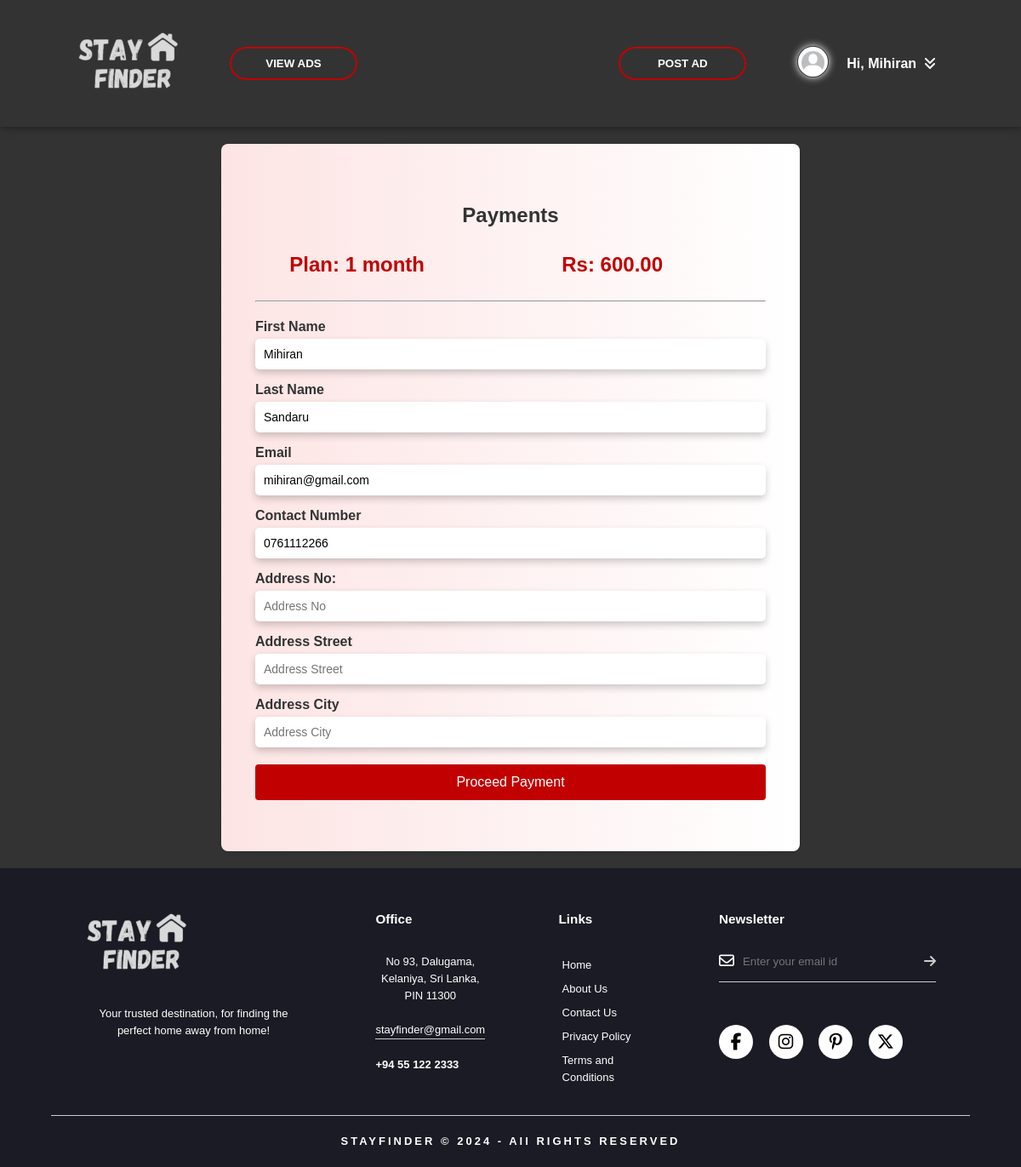
Page /payment/payment.php?plan_id=1 (signed in) on the committed database.
### tables this page shows
CREATE TABLE `user` (
  `user_id` int(11) NOT NULL,
  `first_name` varchar(50) NOT NULL,
  `last_name` varchar(50) NOT NULL,
  `email` varchar(100) NOT NULL,
  `password` varchar(255) NOT NULL,
  `contact_no` varchar(15) NOT NULL,
  `user_type` enum('seeker','advertiser') NOT NULL,
  `profile_pic` varchar(255) DEFAULT NULL
);

CREATE TABLE `subscription_plans` (
  `plan_id` int(11) NOT NULL,
  `plan_type` varchar(100) NOT NULL,
  `plan_price` decimal(10,2) NOT NULL
);

### payment/payment.php (the view, shortened to what this page needs)
<?php
include_once "../dbconnect.php";
$success = false;
if (isset($_GET['plan_id']) && !empty($_GET['plan_id'])) {
    $plan_id = (int)$_GET['plan_id'];
    $stmt = mysqli_prepare($connect, "SELECT * FROM subscription_plans WHERE plan_id = ? LIMIT 1");
    mysqli_stmt_bind_param($stmt, 'i', $plan_id);
    mysqli_stmt_execute($stmt);
    $result = mysqli_stmt_get_result($stmt);
    if ($result && mysqli_num_rows($result) > 0) {
        $row = mysqli_fetch_assoc($result);
        $price = $row['plan_price'];
        $plane_name = $row['plan_type'];
    }
}
$user_id = (int)$_SESSION['user_id'];
$stmt = mysqli_prepare($connect, "SELECT * FROM user WHERE user_id = ? LIMIT 1");
mysqli_stmt_bind_param($stmt, 'i', $user_id);
mysqli_stmt_execute($stmt);
$user_result = mysqli_stmt_get_result($stmt);
if ($user_result && mysqli_num_rows($user_result) > 0) {
    $user_data = mysqli_fetch_assoc($user_result);
    $first_Name = $user_data['first_name'];
    $last_Name = $user_data['last_name'];
    $email = $user_data['email'];
    $contactNumber = $user_data['contact_no'];
}
?>
<!DOCTYPE html>
<html lang="en">
<head>
    <link rel="stylesheet" href="payment-styles/payment.css">
    <link rel="stylesheet" href="../advertiser/advertiser-style/header.css">
    <link rel="stylesheet" href="../main-css/footer.css">
    <link rel="stylesheet" href="../main-css/popup-message.css">
</head>
<body>
<?php include "header.php"; ?>
<div class="container-log">
    <?php if ($success): ?>
        <?php header("location:../advertiser/dashboard.php "); ?>
    <?php else: ?>
    <h1 class="form-title">Payments</h1>
    <form action="gateway_api.php" method="post">
        <?php if (isset($_GET['plan_id']) && !empty($_GET['plan_id'])): ?>
            <div class="payment-details">
                <label class="label-2">Plan: <?php echo $plane_name; ?></label><br><br>
                <label class="label-2">Rs: <?php echo $price; ?></label><br><br>
            </div>
            <hr>
            <div class="input-group">
                <label class="label" for="firstname">First Name</label>
                <input class="user-input" type="text" name="first_name" id="first_name" placeholder="First Name" value="<?php echo $first_Name; ?>" required>
            </div>
            <div class="input-group">
                <label class="label" for="lastname">Last Name</label>
                <input class="user-input" type="text" name="last_name" id="last_name" placeholder="Last Name" value="<?php echo $last_Name; ?>" required>
            </div>
            <div class="input-group">
                <label class="label" for="email">Email</label>
                <input class="user-input" type="email" name="email" id="email" placeholder="Email" value="<?php echo $email; ?>" required>
            </div>
            <div class="input-group">
                <label class="label" for="contact_no">Contact Number</label>
                <input class="user-input" type="tel" name="mobile" id="contact" placeholder="Contact Number" value="<?php echo $contactNumber; ?>" required>
            </div>
            <div class="input-group">
                <label class="label" for="address">Address No:</label>
                <input class="user-input" type="text" name="address" placeholder="Address No" required>
            </div>
            <div class="input-group">
                <label class="label" for="address_street">Address Street</label>
                <input class="user-input" type="text" name="address_street" placeholder="Address Street" required>
            </div>
            <div class="input-group">
                <label class="label" for="city">Address City</label>
                <input class="user-input" type="text" name="city" placeholder="Address City" required>
            </div>
            <input type="submit" class="btn" value="Proceed Payment">
        <?php endif; ?>
    </form>
    <?php endif; ?>
</div>
<?php include "footer.php"; ?>
</body>
</html>

### payment/header.php (shortened to what this page needs)
<?php
if (isset($_SESSION['user_id'])) {
    $userID = $_SESSION['user_id'];
    $query = "SELECT first_name, profile_pic FROM user WHERE user_id = '$userID'";
    $result = mysqli_query($connect, $query);
    if ($result && mysqli_num_rows($result) > 0) {
        $row = mysqli_fetch_assoc($result);
        $firstName = $row['first_name'];
        $profilePic = $row['profile_pic'];
        if (empty($profilePic) || !file_exists("../uploads/profile-pic/" . $profilePic)) {
            $profilePic = "default_pro_pic.jpg";
        }
        }
}
?>
<header>
    <div class="navbar">
        <div class="logo-nav">
            <a href="../index.php"><img src="../src-image/logo-white.png" alt="site-logo" class="logo"></a>
            <button onclick="window.location.href='../seeker/viewads.php'" class="head-button" type="button"><span class="span-class"></span>VIEW ADS</button>
        </div>
        <div class="user-info">
        <button onclick="window.location.href='../advertiser/postad.php'" class="head-button" type="button"><span class="span-class"></span>POST AD</button>
                <div class="user-profile">
                    <a href="../advertiser/dashboard.php"><img src="../uploads/profile-pic/<?php echo htmlspecialchars($profilePic); ?>" alt="User Profile Picture"></a>
                    <span onclick="toggleDropdown()">Hi, <?php echo htmlspecialchars($firstName); ?> &nbsp<i class='fas fa-angle-double-down'></i></span>
                </div>
        </div>
    </div>
</header>

### payment/payment-styles/payment.css (style rules this page uses)
* { margin: 0; padding: 0; font-family: sans-serif; }
body { height: 100vh; background-image: linear-gradient(rgba(0,0,0,0.80),rgba(0,0,0,0.80)), url(../../src-image/background-image.jpg); background-size: cover; background-position: center; }
.container-log { max-width: 600px; margin: 20px auto; padding: 40px; background: linear-gradient(to right, #fde4e4, #ffffff); border-radius: 8px; box-shadow: 0 2px 4px rgba(0, 0, 0, 0.1); }
.form-title { text-align: center; font-size: 24px; margin: 30px auto; color: #333; }
.payment-details { display: flex; justify-content: space-around; font-size: 1.5rem; font-weight: bold; color: #c10101; }
hr { margin: 0 0 20px 0; }
.input-group { margin-bottom: 15px; display: flex; flex-direction: column; }
.input-group input { border: none; padding: 10px; box-shadow: 0 4px 8px rgba(0, 0, 0, 0.2); border-radius: 5px; font-size: 14px; }
.label { font-weight: bold; margin-bottom: 5px; color: #333; }
.user-input, .user-input-pic { padding: 10px; border: 1px solid #ccc; border-radius: 4px; font-size: 14px; }
.btn { display: flex; padding: 12px 20px; width: 100%; justify-content: center; background-color: #c10101; color: #fff; border: none; border-radius: 4px; cursor: pointer; font-size: 16px; transition: background-color 0.3s ease; margin: 20px auto; }

### advertiser/advertiser-style/header.css (style rules this page uses)
header { box-shadow: 0px 0px 10px rgba(0, 0, 0, 0.5); }
.navbar { width: 85%; margin: auto; padding: 35px 0; display: flex; justify-content: space-between; align-items: center; }
.logo-nav { display: flex; align-items: center; gap: 50px; }
.logo { width: 120px; cursor: pointer; }
.user-info { display: flex; align-items: center; gap: 50px; z-index: 10; }
.head-button { width: 150px; padding: 10px 0; text-align: center; margin: 20px 10px; border-radius: 25px; font-weight: bold; border: 2px solid #c10101 ; background: transparent; color: white; cursor: pointer; position: relative; overflow: hidden; z-index: 1; }
.user-profile { display: flex; align-items: center; cursor: pointer; }
.user-profile img { width: 35px; height: 35px; border: 1px solid rgb(68, 68, 68); box-shadow: 0 0 10px white; border-radius: 50%; margin-right: 27px; object-fit: cover; }
.user-profile span { color: white; font-weight: bold; margin-left: -16px; padding: 5px 10px; }

### rows in the picture
user: first_name "Mihiran", last_name "Sandaru", email "mihiran@gmail.com", mobile "0761112266"
subscription_plans: plan_type "1 month", plan_price "600.00"
